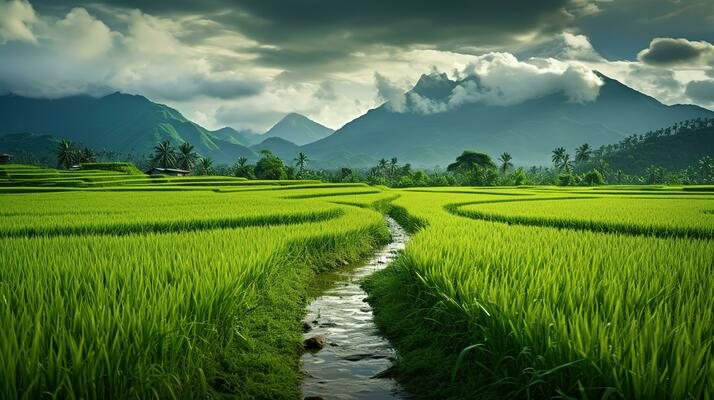
#> input picture Tasks_1/image.jpg, 714 x 400 px
$ python image_processing_task.py
#> lines starting #> are read from the running program, lines starting #| are printed output that depends on the picture
import cv2

#reading image using OpenCV library
img=cv2.imread('image.jpg')
#> img is the input picture: shape (400, 714, 3); mean B, G, R 65.4, 118.1, 86.6

#displaying original image:
cv2.imshow("Image",img)

#reading the image in grayscale
img2=cv2.imread('image.jpg',0)
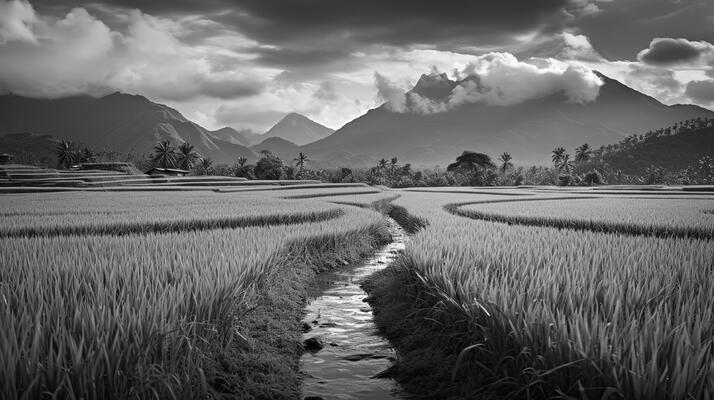
#> img2: shape (400, 714); min 0, max 255, mean 102.5
print(img.shape)
#| (400, 714, 3)
#converting original image to grayscale and then displaying it
gray_img=cv2.cvtColor(img,cv2.COLOR_BGR2GRAY)
cv2.imshow('Converted to grayscale',gray_img)
cv2.waitKey(0)

#tried blurring original img
blr=cv2.blur(img,(3,7))
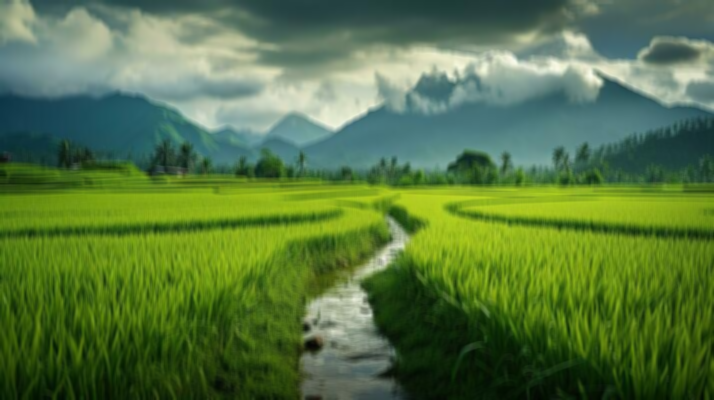
#> blr: shape (400, 714, 3); mean B, G, R 65.4, 118.1, 86.6
cv2.imshow('',blr)

#resizing image after taking dimensions from user
height=int(input('Specify height of the frame:'))
#> the answer given: 100
width=int(input('Specify width of the frame:'))
#> the answer given: 100
img=cv2.resize(img,(width,height))
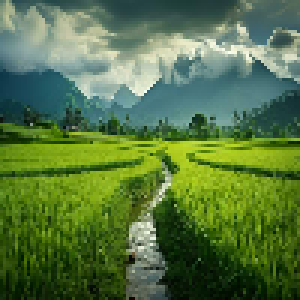
#> img: shape (100, 100, 3) (shown 3 times larger); mean B, G, R 65.2, 117.8, 86.3
cv2.imshow("Image after resizing",img)

#writing grayscale image to a new file
cv2.imwrite('Grayscale_Image_Saved.png',gray_img)
print('Grayscale image successfully saved')

cv2.waitKey(0)
cv2.destroyAllWindows()
